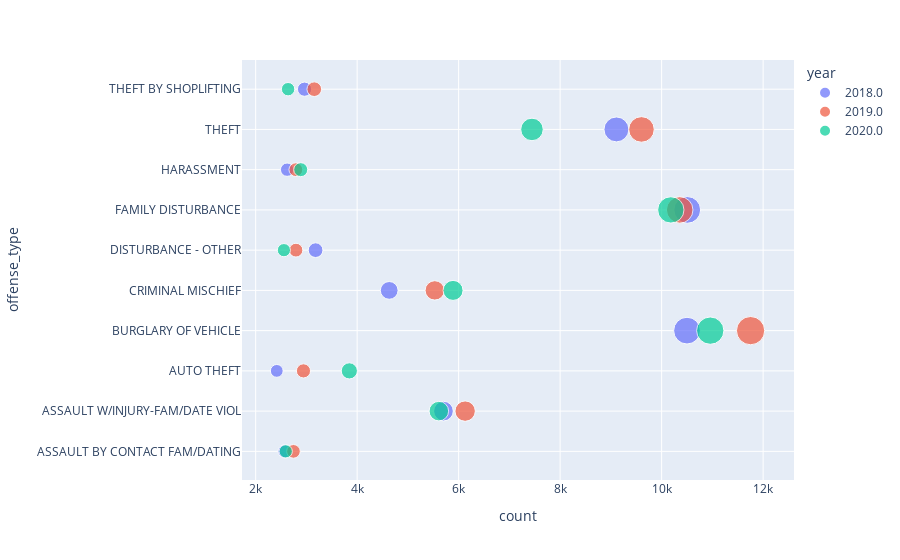

The cell this chart's notebook holds for it:
### Code cell
import plotly.express as px
df = px.data.iris()
fig = px.scatter(top_category_year, x='count', y='offense_type',
                 size='count', color='year' )
fig.show()

### Figure 1 — Plotly figure (JSON) as saved in the notebook; plotly's stock layout.template omitted (floating-point values rounded to 4 significant figures)
{"data": [{"hovertemplate": "year=2018.0<br>count=%{marker.size}<br>offense_type=%{y}<extra></extra>", "legendgroup": "2018.0", "marker": {"color": "#636efa", "size": [2570, 5701, 2416, 10500, 4632, 3181, 10505, 2620, 9109, 2963], "sizemode": "area", "sizeref": 29.38, "symbol": "circle"}, "mode": "markers", "name": "2018.0", "orientation": "h", "showlegend": true, "type": "scatter", "x": [2570, 5701, 2416, 10500, 4632, 3181, 10505, 2620, 9109, 2963], "xaxis": "x", "y": ["ASSAULT BY CONTACT FAM/DATING", "ASSAULT W/INJURY-FAM/DATE VIOL", "AUTO THEFT", "BURGLARY OF VEHICLE", "CRIMINAL MISCHIEF", "DISTURBANCE - OTHER", "FAMILY DISTURBANCE", "HARASSMENT", "THEFT", "THEFT BY SHOPLIFTING"], "yaxis": "y"}, {"hovertemplate": "year=2019.0<br>count=%{marker.size}<br>offense_type=%{y}<extra></extra>", "legendgroup": "2019.0", "marker": {"color": "#EF553B", "size": [2745, 6128, 2942, 11753, 5530, 2794, 10356, 2792, 9603, 3155], "sizemode": "area", "sizeref": 29.38, "symbol": "circle"}, "mode": "markers", "name": "2019.0", "orientation": "h", "showlegend": true, "type": "scatter", "x": [2745, 6128, 2942, 11753, 5530, 2794, 10356, 2792, 9603, 3155], "xaxis": "x", "y": ["ASSAULT BY CONTACT FAM/DATING", "ASSAULT W/INJURY-FAM/DATE VIOL", "AUTO THEFT", "BURGLARY OF VEHICLE", "CRIMINAL MISCHIEF", "DISTURBANCE - OTHER", "FAMILY DISTURBANCE", "HARASSMENT", "THEFT", "THEFT BY SHOPLIFTING"], "yaxis": "y"}, {"hovertemplate": "year=2020.0<br>count=%{marker.size}<br>offense_type=%{y}<extra></extra>", "legendgroup": "2020.0", "marker": {"color": "#00cc96", "size": [2593, 5610, 3846, 10958, 5890, 2557, 10181, 2888, 7445, 2639], "sizemode": "area", "sizeref": 29.38, "symbol": "circle"}, "mode": "markers", "name": "2020.0", "orientation": "h", "showlegend": true, "type": "scatter", "x": [2593, 5610, 3846, 10958, 5890, 2557, 10181, 2888, 7445, 2639], "xaxis": "x", "y": ["ASSAULT BY CONTACT FAM/DATING", "ASSAULT W/INJURY-FAM/DATE VIOL", "AUTO THEFT", "BURGLARY OF VEHICLE", "CRIMINAL MISCHIEF", "DISTURBANCE - OTHER", "FAMILY DISTURBANCE", "HARASSMENT", "THEFT", "THEFT BY SHOPLIFTING"], "yaxis": "y"}], "layout": {"autosize": true, "legend": {"itemsizing": "constant", "title": {"text": "year"}, "tracegroupgap": 0}, "margin": {"t": 60}, "xaxis": {"anchor": "y", "autorange": true, "domain": [0, 1], "range": [1777.0, 12510.0], "title": {"text": "count"}, "type": "linear"}, "yaxis": {"anchor": "x", "autorange": true, "domain": [0, 1], "range": [-0.7914, 9.81], "title": {"text": "offense_type"}, "type": "category"}}}
